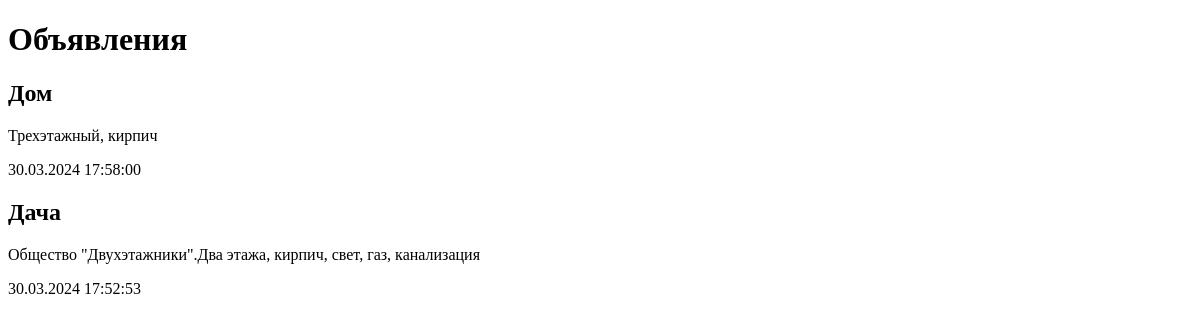
Page /bboard/ on the earlier database version.
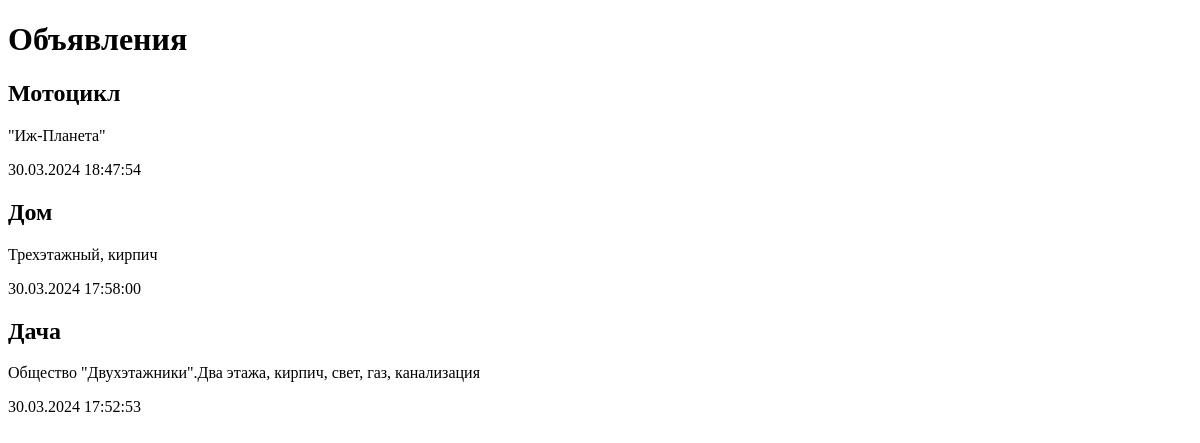
Same page on the later database version.
### bboard/models.py (models this page shows)
class Bb(models.Model):
    rubric = models.ForeignKey('Rubric', null=True, on_delete=models.PROTECT, verbose_name='Рубрика')
    title = models.CharField(max_length=50, verbose_name='Товар')
    content = models.TextField(verbose_name='Описание')
    price = models.FloatField(verbose_name='Цена')
    published = models.DateTimeField(auto_now_add=True, db_index=True, verbose_name='Опубликовано')
    class Meta:
        verbose_name_plural = 'Объявления'
        verbose_name = 'Объявление'
        ordering = ['-published']

### bboard/views.py (the view)
# urls.py: path('', index, name='index'),
def index(request):
    bbs = Bb.objects.all()
    rubrics = Rubric.objects.all()
    context = {"bbs": bbs, "rubrics": rubrics}
    return render(request, "bboard/index.html", context)

### bboard/templates/bboard/index.html (shortened to what this page needs)
<!DOCTYPE html>
<html lang="en">
<head>
</head>
<body>
<h1>Объявления</h1>
{% for bb in bbs %}
<div>
    <h2>{{bb.title}}</h2>
    <p>{{bb.content}}</p>
    <p>{{bb.published|date:"d.m.Y H:i:s"}}</p>
</div>
{% endfor %}
</body>
</html>

Differences in the rows shown:
added Bb: title "Мотоцикл", content "\"Иж-Планета\"", published "30.03.2024 18:47:54"
